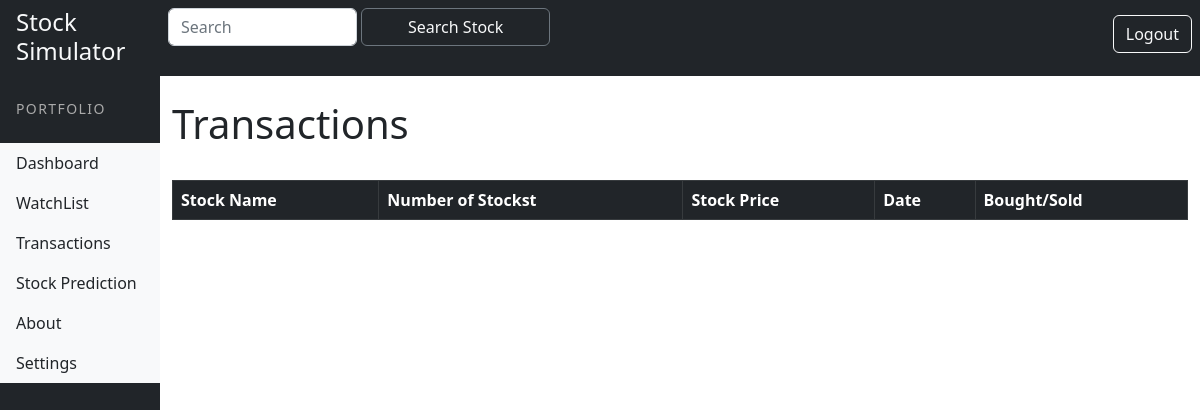
The page /stocks/transactions (signed in) on the database as committed earlier.
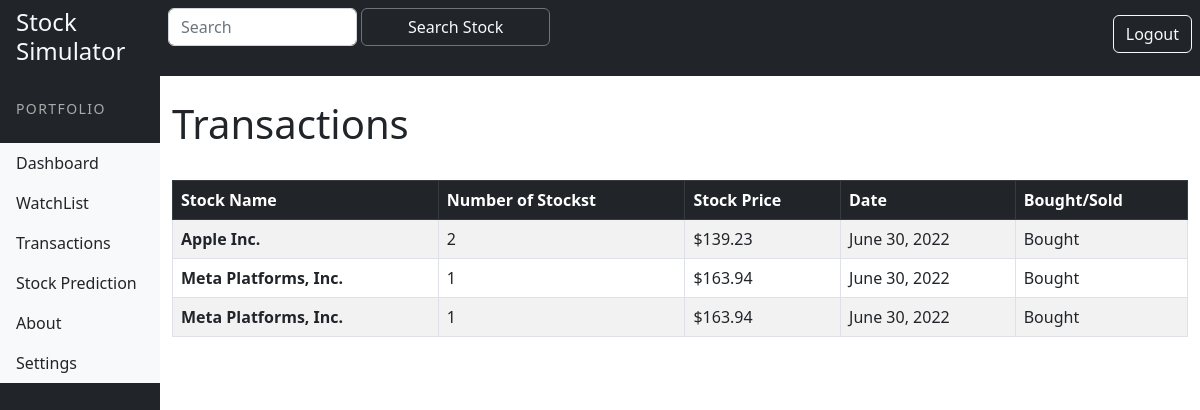
The same page on the database as committed later.
### stocks/models.py (models this page shows)
class Transaction(models.Model):
    stockName = models.CharField(max_length=20)
    bought = models.BooleanField(default=True)
    numberOfStocks = models.IntegerField()
    stockPrice = models.FloatField()
    date = models.DateField()
    portfolio = models.ForeignKey(Portfolio, on_delete=models.CASCADE)

### stocks/views.py (the view)
# urls.py: path('transactions', views.transactions, name="transactions"),
def transactions(request):
    transactions = Transaction.objects.filter(portfolio=request.user.portfolio).order_by('date')
    return render(request, 'transactions.html', {'transactions': transactions})

### stocks/templates/transactions.html
{% extends "base.html" %}
{% block content %}
    <h1>Transactions</h1>
    <br/>
            <table class="table table-striped table-bordered table-hover">
               <thead class="table-dark">
                <tr>
                  <th scope="col">Stock Name</th>
                  <th scope="col">Number of Stockst</th>
                  <th scope="col">Stock Price</th>
                  <th scope="col">Date</th>
                  <th scope="col">Bought/Sold</th>
                </tr>
              </thead>
              <tbody>
              {% for transaction in transactions %}
                    <tr>
                        <th scope="row"> {{ transaction.stockName }}</th>
                        <td>{{ transaction.numberOfStocks }}</td>
                        <td>${{ transaction.stockPrice }}</td>
                        <td>{{ transaction.date }}</td>
                    {% if transaction.bought == True %}
                        <td>Bought</td>
                    {% else %}
                        <td>Sold</td>
                    {%  endif %}
                    </tr>
              {% endfor %}
              </tbody>
            </table>
            <br/>
{% endblock %}

Rows that differ between the two databases and show on the page:
added Transaction: bought "Bought"
added Transaction: bought "Bought"
added Transaction: bought "Bought"
